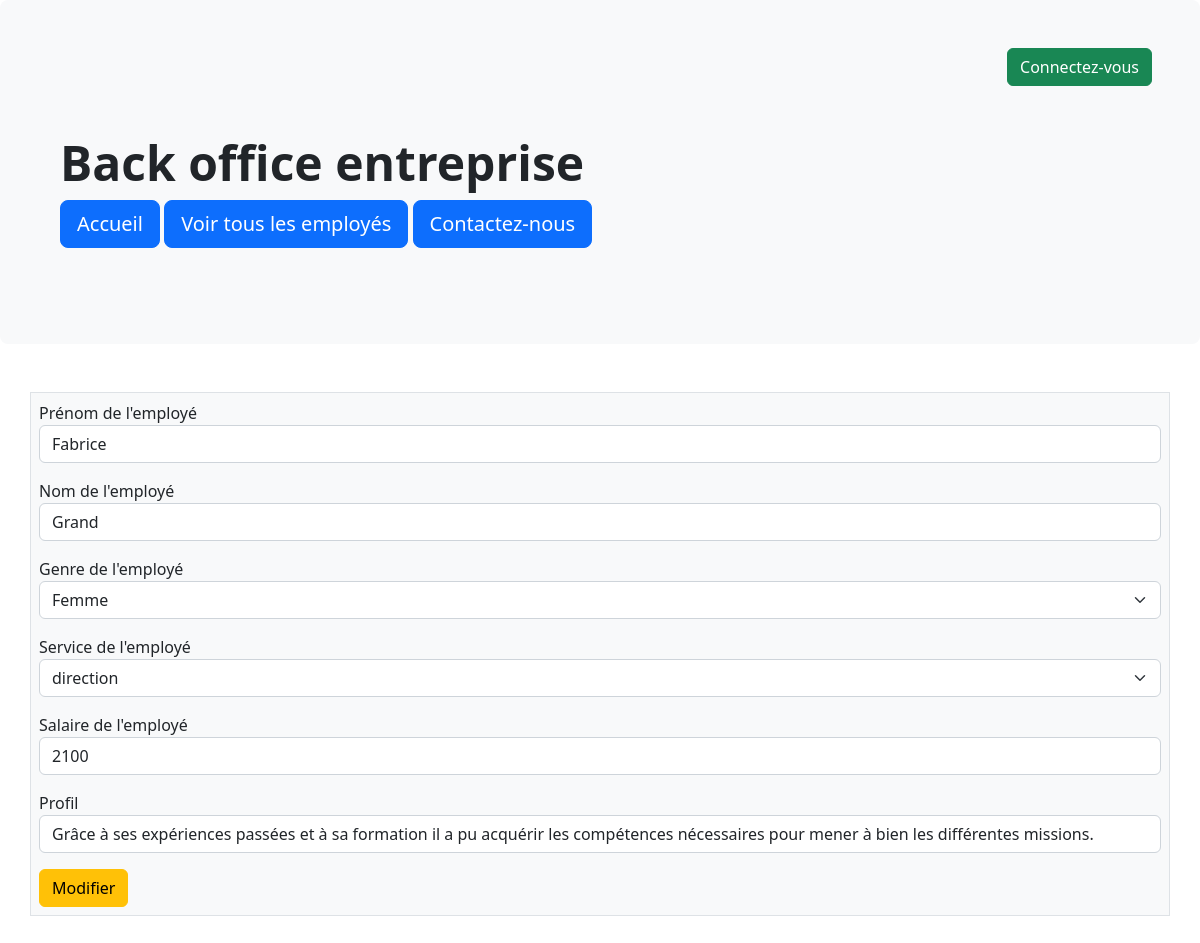
Page /modifemploye.php?id_employes=509 on the committed database.
### tables this page shows
CREATE TABLE `information` (
  `id_info` int(3) NOT NULL,
  `id_employes` int(3) NOT NULL,
  `profil` text DEFAULT NULL,
  `photo` varchar(30) DEFAULT NULL
);

CREATE TABLE `employes` (
  `id_employes` int(3) NOT NULL,
  `prenom` varchar(20) DEFAULT NULL,
  `nom` varchar(20) DEFAULT NULL,
  `genre` enum('f','m') NOT NULL,
  `service` varchar(30) DEFAULT NULL,
  `date_embauche` date DEFAULT NULL,
  `salaire` float DEFAULT NULL
);

### modifemploye.php (the view, shortened to what this page needs)
<?php
include 'include/connect.inc.php';
if (isset($_GET['id_employes'])) {
    $affichage = $pdoEntreprise->prepare("SELECT `employes`.*, `information`.*
                                    FROM `employes`
                                    LEFT JOIN `information` ON `information`.`id_employes` = `employes`.`id_employes`
                                    WHERE `employes`.`id_employes`= :id_employes");
    $affichage->execute(array(
        ':id_employes' => $_GET['id_employes'],
    ));
    $ficheEmploye = $affichage->fetch(PDO::FETCH_ASSOC);
} else {
    header('location:listeEmployes.php');
    exit();
}
include 'include/header.inc.php';
?>
<main class="container">
    <section class="row my-5">
        <form action="#" method="POST" class="border p-2 bg-light" enctype="multipart/form-data">
            <div class="mb-3">
                <label for="prenom">Prénom de l'employé</label>
                <input type="text" name="prenom" id="prenom" class="form-control" value="<?php echo $ficheEmploye['prenom']; ?>">
            </div>
            <div class="mb-3">
                <label for="nom">Nom de l'employé</label>
                <input type="text" name="nom" id="nom" class="form-control" value="<?php echo $ficheEmploye['nom']; ?>">
            </div>
            <div class="mb-3">
                <label for="sexe">Genre de l'employé</label>
                <select name="sexe" id="sexe" class="form-select">
                    <option value="f">Femme</option>
                </select>
            </div>
            <div class="mb-3">
                <label for="service">Service de l'employé</label>
                <select name="service" id="service" class="form-select">
                    <?php
                    $requeteService = $pdoEntreprise->query("SELECT DISTINCT service FROM employes");
                    while ($service = $requeteService->fetch(PDO::FETCH_ASSOC)) {
                        echo "<option value=\"" . $service['service'] . "\">" . $service['service'] . "</option>";
                    }
                    ?>
                </select>
            </div>
            <div class="mb-3">
                <label for="salaire">Salaire de l'employé</label>
                <input type="number" name="salaire" id="salaire" class="form-control" value="<?php echo $ficheEmploye['salaire']; ?>">
            </div>
            <div class="mb-3">
                <label for="profil">Profil</label>
                <input type="text" name="profil" id="profil" class="form-control" value="<?php echo $ficheEmploye['profil']; ?>">
            </div>
            <input type="submit" class="btn btn-warning" value="Modifier">
        </form>
    </section>
</main>
</body>
</html>

### rows in the picture
information: prenom "Fabrice", nom "Grand", salaire "2100", profil "Grâce à ses expériences passées et à sa formation il a pu acquérir les compétences nécessaires pour mener à bien les différentes missions."

### other values in the picture
form field service "direction"
